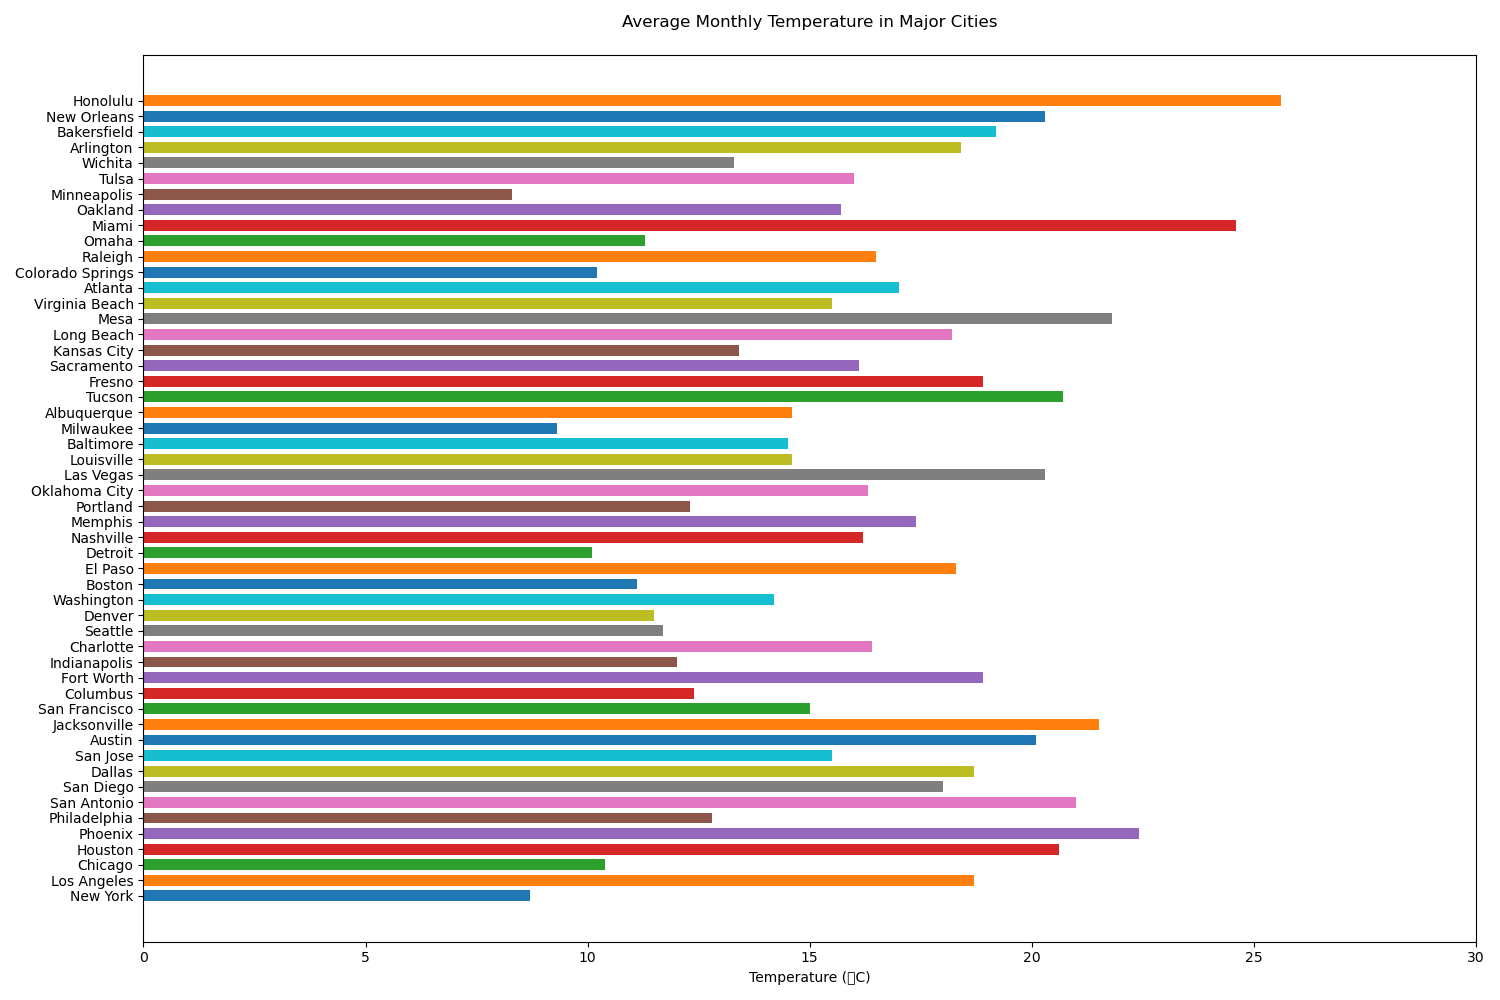

Write Python code to recreate this figure.

import matplotlib.pyplot as plt

# Data
cities = [
    'New York', 'Los Angeles', 'Chicago', 'Houston', 'Phoenix', 'Philadelphia', 'San Antonio', 'San Diego',
    'Dallas', 'San Jose', 'Austin', 'Jacksonville', 'San Francisco', 'Columbus', 'Fort Worth', 'Indianapolis',
    'Charlotte', 'Seattle', 'Denver', 'Washington', 'Boston', 'El Paso', 'Detroit', 'Nashville', 'Memphis',
    'Portland', 'Oklahoma City', 'Las Vegas', 'Louisville', 'Baltimore', 'Milwaukee', 'Albuquerque', 'Tucson',
    'Fresno', 'Sacramento', 'Kansas City', 'Long Beach', 'Mesa', 'Virginia Beach', 'Atlanta', 'Colorado Springs',
    'Raleigh', 'Omaha', 'Miami', 'Oakland', 'Minneapolis', 'Tulsa', 'Wichita', 'Arlington', 'Bakersfield',
    'New Orleans', 'Honolulu'
]
temperatures = [
    8.7, 18.7, 10.4, 20.6, 22.4, 12.8, 21.0, 18.0, 18.7, 15.5, 20.1, 21.5, 15.0, 12.4, 18.9, 12.0, 16.4,
    11.7, 11.5, 14.2, 11.1, 18.3, 10.1, 16.2, 17.4, 12.3, 16.3, 20.3, 14.6, 14.5, 9.3, 14.6, 20.7, 18.9,
    16.1, 13.4, 18.2, 21.8, 15.5, 17.0, 10.2, 16.5, 11.3, 24.6, 15.7, 8.3, 16.0, 13.3, 18.4, 19.2, 20.3,
    25.6
]

# Create figure and axis objects
fig, ax = plt.subplots(figsize=(15, 10))  # Adjusted figure size

# Plotting the horizontal bar chart
ax.barh(cities, temperatures, color=['#1f77b4', '#ff7f0e', '#2ca02c', '#d62728', '#9467bd', '#8c564b', '#e377c2', '#7f7f7f', '#bcbd22', '#17becf']*5, height=0.7)  # Changed colors and bar height

# Customizing the plot (labels, title, etc.)
ax.set_xlabel('Temperature (°C)')
ax.set_title('Average Monthly Temperature in Major Cities', pad=20)
ax.set_xlim([0, 30])  # Adjusted to accommodate the maximum data point

# Display the plot
plt.tight_layout()
plt.show()
